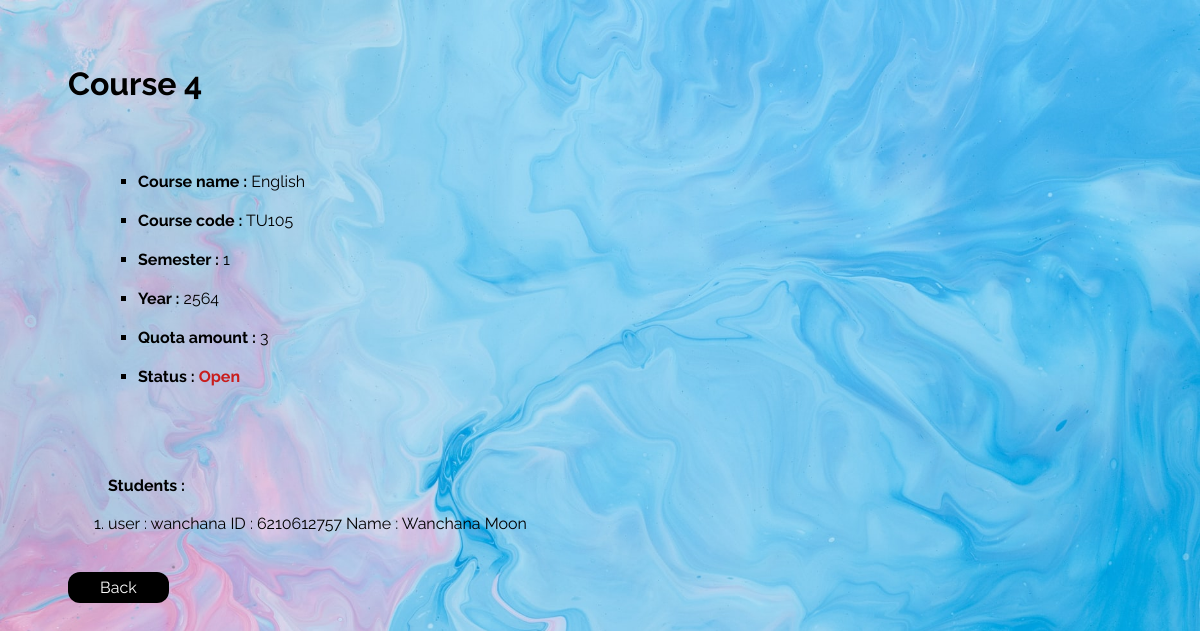
/course/4 (signed in), run on the app's committed database.
### course/models.py (models this page shows, shortened)
class Course(models.Model):
    code = models.CharField(max_length=5)
    name = models.CharField(max_length = 64)
    semester = models.IntegerField()
    year = models.IntegerField()
    amount = models.IntegerField()
    status = models.BooleanField()
    registered = models.ManyToManyField(Student,blank = True)

class Student(models.Model) :
    user = models.OneToOneField(User, on_delete = models.CASCADE)
    std_id = models.CharField(max_length=10)
    def __str__(self):
        return f"user : {self.user.username} ID : {self.std_id} Name : {self.user.first_name} {self.user.last_name}"

### course/views.py (the view)
# urls.py: path("<int:course_id>", views.course, name="course"),
def course(request,course_id) :
    if not request.user.is_authenticated:
        return HttpResponseRedirect(reverse("users:login"))
    this_course = Course.objects.get(id = course_id)
    return render(request,"course/course.html",{
        "course" : this_course,
    })

### course/templates/course/course.html (shortened to what this page needs)
{% extends "course/layout.html" %}
{% block body %}
<h1>Course {{course.id}}</h1>
<ul>
    <li><b>Course name :</b> {{ course.name }}</li>
    <li><b>Course code :</b> {{ course.code }}</li>
    <li><b>Semester :</b> {{ course.semester }}</li>
    <li><b>Year :</b> {{course.year}}</li>
    <li><b>Quota amount :</b> {{course.amount}}</li>
    <li><b>Status :</b> <b style = "color: rgb(201, 29, 29);">{% if course.status %}Open{% else %}Close{% endif %}</b></li></ul>
    <ol>
    {% if request.user.is_superuser %}
    <b>Students :</b>
    <br>
    <br>
    {% for student in course.registered.all %}
    <li>{{student}}</li>
    {% endfor %}
    {% endif %}
</ol>
<br>
<a href='{%url "course:index" %}' class="button">Back</a>
{% endblock %}

### data on the page
Course: id "4", name "English", code "TU105", semester "1", year "2564", amount "3"
Student: user+std "user : wanchana ID : 6210612757 Name : Wanchana Moon"
